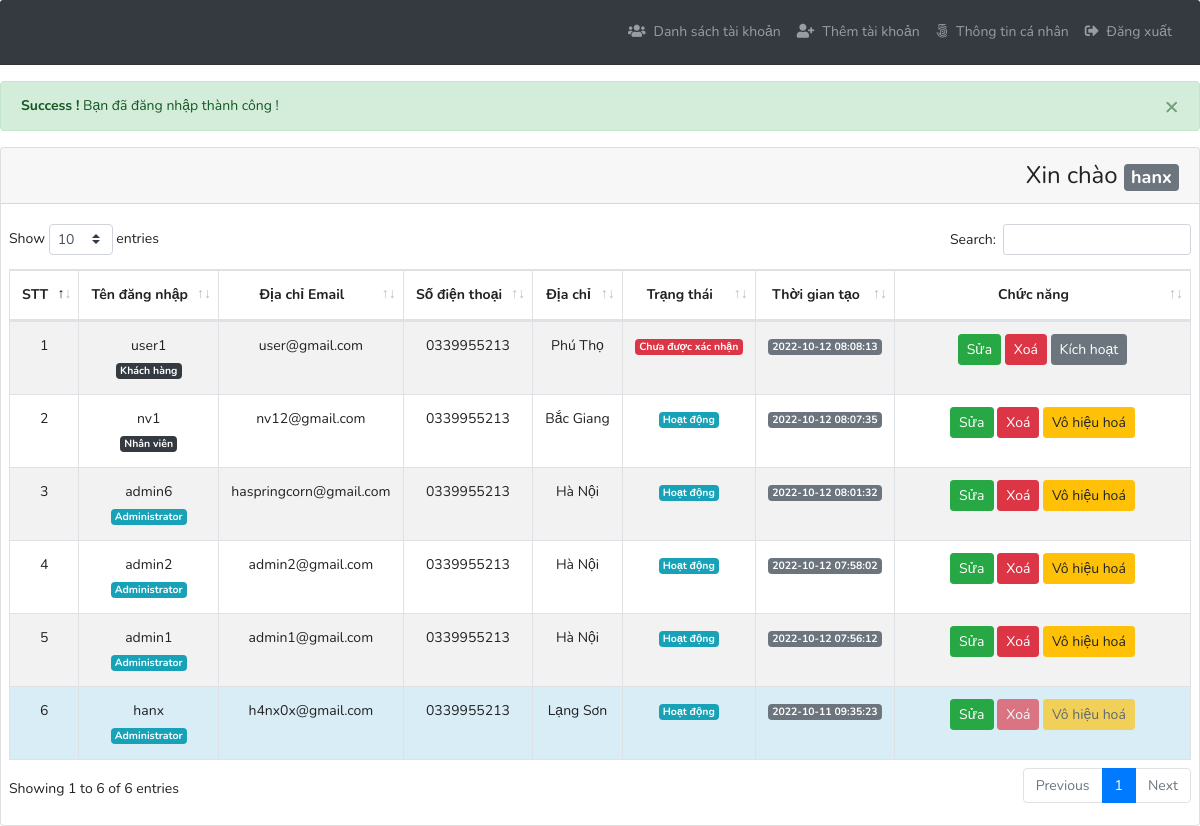
Page /index.php (signed in) on the committed database.
### tables this page shows
CREATE TABLE `tbl_users` (
  `id` int(11) NOT NULL,
  `address` varchar(255) DEFAULT NULL,
  `username` varchar(255) DEFAULT NULL,
  `email` varchar(255) DEFAULT NULL,
  `password` varchar(255) DEFAULT NULL,
  `mobile` varchar(25) DEFAULT NULL,
  `roleid` tinyint(4) DEFAULT NULL,
  `isActive` tinyint(4) DEFAULT 1,
  `created_at` timestamp NOT NULL DEFAULT current_timestamp(),
  `updated_at` timestamp NOT NULL DEFAULT current_timestamp()
);

### classes/Users.php (called while the page is built, shortened)
<?php
include 'lib/Database.php';
include_once 'lib/Session.php';
class Users{
  private $db;
  public function __construct(){
    $this->db = new Database();
  }
   public function formatDate($date){
      $strtime = strtotime($date);
    return date('Y-m-d H:i:s', $strtime);
   }
  public function selectAllUserData(){
    $sql = "SELECT * FROM tbl_users ORDER BY id DESC";
    $stmt = $this->db->pdo->prepare($sql);
    $stmt->execute();
    return $stmt->fetchAll(PDO::FETCH_OBJ);
  }
}

### index.php (the view, shortened to what this page needs)
<?php
include 'inc/header.php';
$logMsg = Session::get('logMsg');
if (isset($logMsg)) {
  echo $logMsg;
}
?>
      <div class="card ">
        <div class="card-header">
          <h3> <span class="float-right">Xin chào  <strong>
            <span class="badge badge-lg badge-secondary text-white">
<?php
$username = Session::get('username');
if (isset($username)) {
  echo $username;
}
 ?></span>
          </strong></span></h3>
        </div>
<?php if(Session::get("roleid") == '1' || Session::get("roleid") == '2'){ ?>
        <div class="card-body pr-2 pl-2">
          <table id="example" class="table table-striped table-bordered" style="width:100%">
                  <thead>
                    <tr>
                      <th  class="text-center">STT</th>
                      <th  class="text-center">Tên đăng nhập</th>
                      <th  class="text-center"> Địa chỉ Email</th>
                      <th  class="text-center">Số điện thoại</th>
                      <th  class="text-center">Địa chỉ</th>
                      <th  class="text-center">Trạng thái</th>
                      <th  class="text-center">Thời gian tạo</th>
                      <th  width='25%' class="text-center">Chức năng</th>
                    </tr>
                  </thead>
                  <tbody>
                    <?php
                      if(Session::get("roleid") == '1'){
                      $allUser = $users->selectAllUserData();
                      }
                      else{
                      $allUser = $users->selectFilterUserData();
                      }
                      if ($allUser) {
                        $i = 0;
                        foreach ($allUser as  $value) {
                          $i++;
                     ?>
                      <tr class="text-center"
                      <?php if (Session::get("id") == $value->id) {
                        echo "style='background:#d9edf7' ";
                      } ?>
                      >
                        <td><?php echo $i; ?></td>
                        <td><?php echo $value->username; ?><br>
                        <?php if ($value->roleid  == '1'){
                          echo "<span class='badge badge-lg badge-info text-white'>Administrator</span>";
                        } elseif ($value->roleid == '2') {
                          echo "<span class='badge badge-lg badge-dark text-white'>Nhân viên</span>";
                        }elseif ($value->roleid == '3') {
                            echo "<span class='badge badge-lg badge-dark text-white'>Khách hàng</span>";
                        } ?>
                        </td>
                        <td><?php echo $value->email; ?> <br>
                          </td>
                        <td><span class=""><?php echo $value->mobile; ?></span></td>
                        <td><?php echo $value->address; ?></td>
                        <td>
                          <?php if ($value->isActive == '0') { ?>
                          <span class="badge badge-lg badge-info text-white">Hoạt động</span>
                        <?php }else{ ?>
                    <span class="badge badge-lg badge-danger text-white">Chưa được xác nhận</span>
                        <?php } ?>
                        </td>
                        <td><span class="badge badge-lg badge-secondary text-white"><?php echo $users->formatDate($value->created_at);  ?></span></td>
                        <td>
                          <?php if ( Session::get("roleid") == '1') {?>
                            <a class="btn btn-success btn-sm " href="profile.php?id=<?php echo $value->id;?>">Sửa</a>
                            <a onclick="return confirm('Bạn có chắc chắn muốn xoá tài khoản ?')" class="btn btn-danger
                    <?php if (Session::get("id") == $value->id) {
                      echo "disabled";
                    } ?>
                             btn-sm " href="?remove=<?php echo $value->id;?>">Xoá</a>
                             <?php if ($value->isActive == '0') {  ?>
                               <a onclick="return confirm('Bạn có chắc chắn muốn vô hiệu hoá của tài khoản?')" class="btn btn-warning
                       <?php if (Session::get("id") == $value->id) {
                         echo "disabled";
                       } ?>
                                btn-sm " href="?deactive=<?php echo $value->id;?>">Vô hiệu hoá</a>
                             <?php } elseif($value->isActive == '1'){?>
                               <a onclick="return confirm('Xác nhận kích hoạt tài khoản ?')" class="btn btn-secondary
                       <?php if (Session::get("id") == $value->id) {
                         echo "disabled";
                       } ?>
                                btn-sm " href="?active=<?php echo $value->id;?>">Kích hoạt</a>
                             <?php } ?>
                        <?php  }elseif(Session::get("id") == $value->id  && Session::get("roleid") == '2'){ ?>
                          <a class="btn btn-info btn-sm " href="profile.php?id=<?php echo $value->id;?>">Sửa</a>
                        <?php }elseif(Session::get("id") == $value->id  && Session::get("roleid") == '3'){ ?>
                          <a class="btn btn-success btn-sm " href="profile.php?id=<?php echo $value->id;?>">View</a>
                          <a class="btn btn-info btn-sm " href="profile.php?id=<?php echo $value->id;?>">Edit</a>
                        <?php } ?>
                        </td>
                      </tr>
                    <?php }}else{ ?>
                      <tr class="text-center">
                      <td>Hiện không có người dùng nào !</td>
                    </tr>
                    <?php }
                  ?>
                  </tbody>
              </table>
        </div>
      <?php } ?>
      </div>
  <?php
  include 'inc/footer.php';
  ?>

### inc/header.php (shortened to what this page needs)
<?php
$filepath = realpath(dirname(__FILE__));
include_once $filepath."/../lib/Session.php";
$users = new Users();
?>
<!DOCTYPE html>
<html lang="en" dir="ltr">
  <head>
    <link rel="stylesheet" href="assets/bootstrap.min.css">
    <link href="https://use.fontawesome.com/releases/v5.0.4/css/all.css" rel="stylesheet">
    <link rel="stylesheet" href="assets/dataTables.bootstrap4.min.css">
    <link rel="stylesheet" href="assets/style.css">
  </head>
  <body>
    <div class="">
      <nav class="navbar navbar-expand-md navbar-dark bg-dark card-header">
        <div class="collapse navbar-collapse" id="navbarsExampleDefault">
          <ul class="navbar-nav ml-auto">
          <?php if (Session::get('id') == TRUE) { ?>
            <?php if (Session::get('roleid') == '1') { ?>
              <li class="nav-item">
                  <a class="nav-link" href="index.php"><i class="fas fa-users mr-2"></i>Danh sách tài khoản </span></a>
              </li>
              <li class="nav-item
              <?php
                          $path = $_SERVER['SCRIPT_FILENAME'];
                          $current = basename($path, '.php');
                          if ($current == 'addUser') {
                            echo " active ";
                          }
                         ?>">
                <a class="nav-link" href="addUser.php"><i class="fas fa-user-plus mr-2"></i>Thêm tài khoản </span></a>
              </li>
            <?php  } ?>
            <li class="nav-item
            <?php
      				$path = $_SERVER['SCRIPT_FILENAME'];
      				$current = basename($path, '.php');
      				if ($current == 'profile') {
      					echo "active ";
      				}
      			 ?>
            ">
              <a class="nav-link" href="profile.php?id=<?php echo Session::get("id"); ?>"><i class="fab fa-500px mr-2"></i>Thông tin cá nhân <span class="sr-only">(current)</span></a>
            </li>
            <li class="nav-item">
              <a class="nav-link" href="?action=logout"><i class="fas fa-sign-out-alt mr-2"></i>Đăng xuất</a>
            </li>
          <?php } ?>
          </ul>
        </div>
      </nav>

### inc/footer.php (shortened to what this page needs)
  </body>
</html>

### rows in the picture
tbl_users: username "user1", shows "Khách hàng", email "user@gmail.com", mobile "0339955213", address "Phú Thọ", isActive "Chưa được xác nhận", created_at "2022-10-12 08:08:13"
tbl_users: username "nv1", shows "Nhân viên", email "nv12@gmail.com", mobile "0339955213", address "Bắc Giang", isActive "Hoạt động", created_at "2022-10-12 08:07:35"
tbl_users: username "admin6", shows "Administrator", email "haspringcorn@gmail.com", mobile "0339955213", address "Hà Nội", isActive "Hoạt động", created_at "2022-10-12 08:01:32"
tbl_users: username "admin2", shows "Administrator", email "admin2@gmail.com", mobile "0339955213", address "Hà Nội", isActive "Hoạt động", created_at "2022-10-12 07:58:02"
tbl_users: username "admin1", shows "Administrator", email "admin1@gmail.com", mobile "0339955213", address "Hà Nội", isActive "Hoạt động", created_at "2022-10-12 07:56:12"
tbl_users: username "hanx", shows "Administrator", email "h4nx0x@gmail.com", mobile "0339955213", address "Lạng Sơn", isActive "Hoạt động", created_at "2022-10-11 09:35:23"

### other values in the picture
$logMsg "× Success ! Bạn đã đăng nhập thành công !"
$username "hanx"
